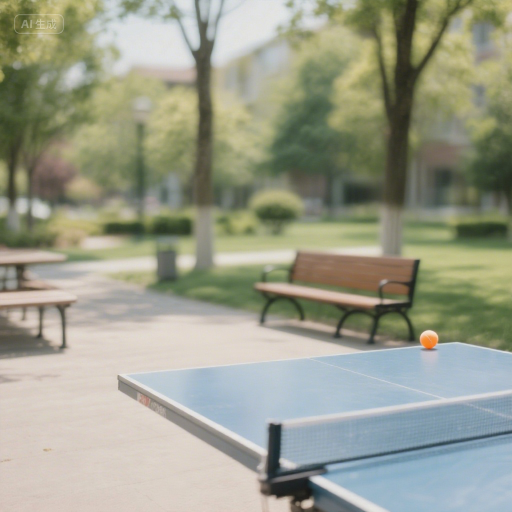
#> input picture pingpang.png, 1024 x 1024 px (shown at 1/2 size)
$ python test_3.py
#> lines starting #> are read from the running program, lines starting #| are printed output that depends on the picture
"""
ROI区域 去除通道
"""
import cv2


def cv_show(neme,img):
    cv2.namedWindow(neme, cv2.WINDOW_NORMAL)
    cv2.imshow(neme, img)
    cv2.waitKey(0)
    cv2.destroyAllWindows()


image = cv2.imread("./pingpang.png")
#> image is the input picture: shape (1024, 1024, 3); mean B, G, R 139, 156.8, 154.3

cv_show("name", image)


x1, y1, x2, y2 = 831, 645, 882, 704
# 截图 y1 y2 x1 x2
# ball = image[y1:y2, x1:x2]
# cv_show("n", ball)

# bgr
# image[y1:y2, x1:x2, 1] = 0
# cv_show("name", image)


# # 只保留单通道 3原色
# # 将3种的两个置0 剩下的就是单通道啦
cur_img = image.copy()  # 想保留哪个通道，就注释掉哪个
cur_img[:, :, 0] = 0  # 0蓝B
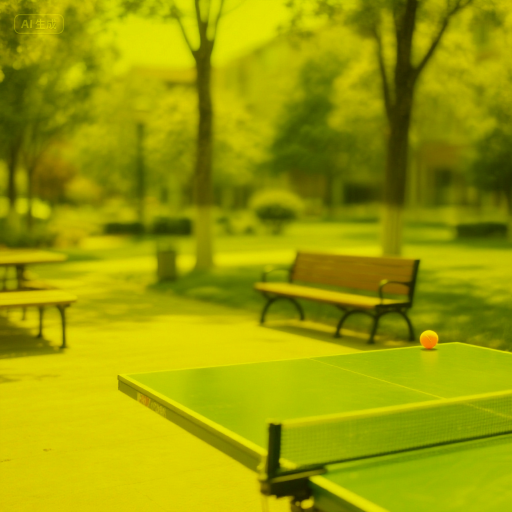
#> cur_img: shape (1024, 1024, 3) (shown at 1/2 size); mean B, G, R 0, 156.8, 154.3
cur_img[:, :, 1] = 0  # 1绿G
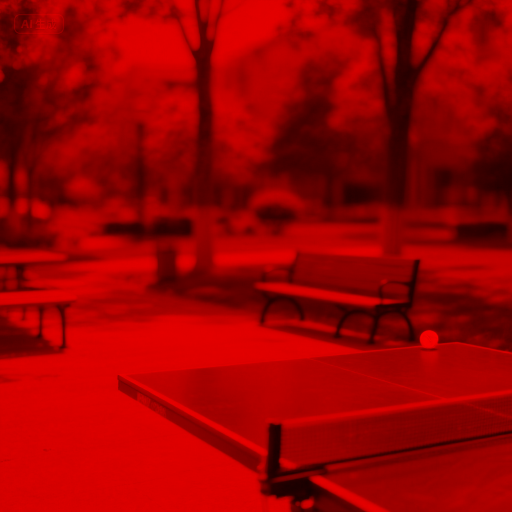
#> cur_img: shape (1024, 1024, 3) (shown at 1/2 size); mean B, G, R 0, 0, 154.3
# cur_img[:, :, 2] = 0  # 2红R
cv_show("n", cur_img)

$ run again, with yuan1.png copied over pingpang.png
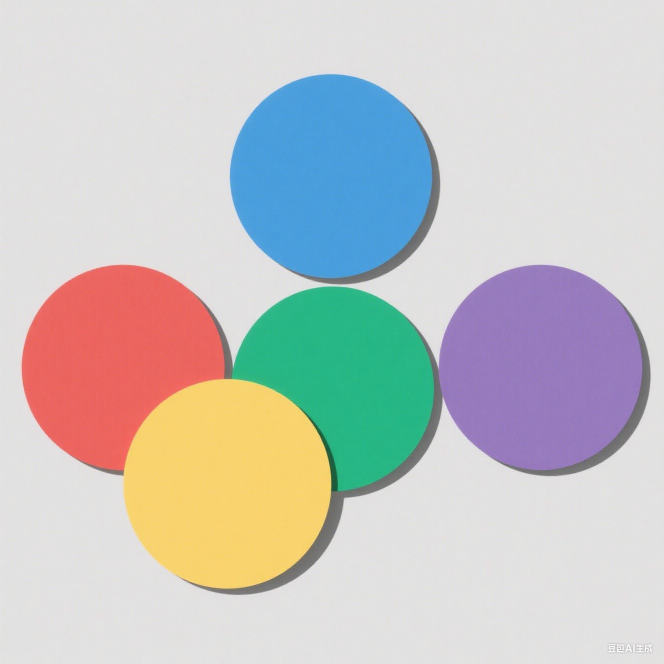
#> input picture yuan1.png, 1328 x 1328 px (shown at 1/2 size)
#> image is the input picture: shape (1328, 1328, 3); mean B, G, R 197, 198.7, 198.1
#> `cur_img[:, :, 0] = 0`:
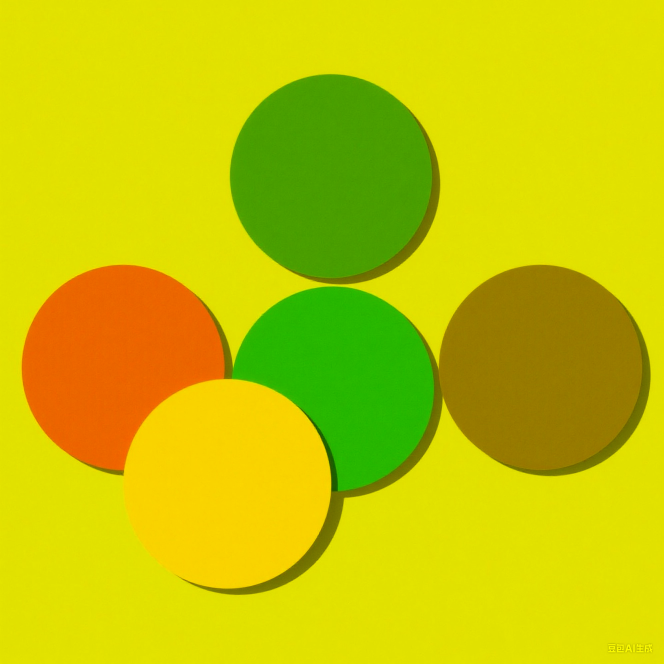
#> cur_img: shape (1328, 1328, 3) (shown at 1/2 size); mean B, G, R 0, 198.7, 198.1
#> `cur_img[:, :, 1] = 0`:
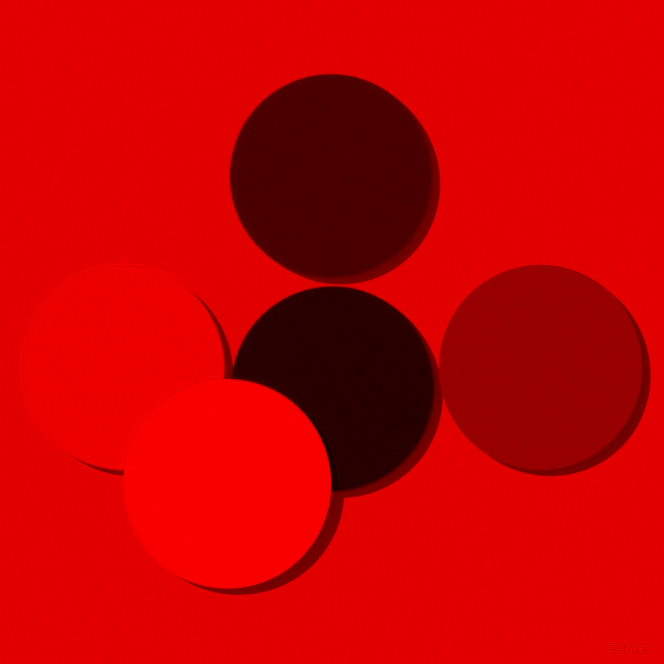
#> cur_img: shape (1328, 1328, 3) (shown at 1/2 size); mean B, G, R 0, 0, 198.1
